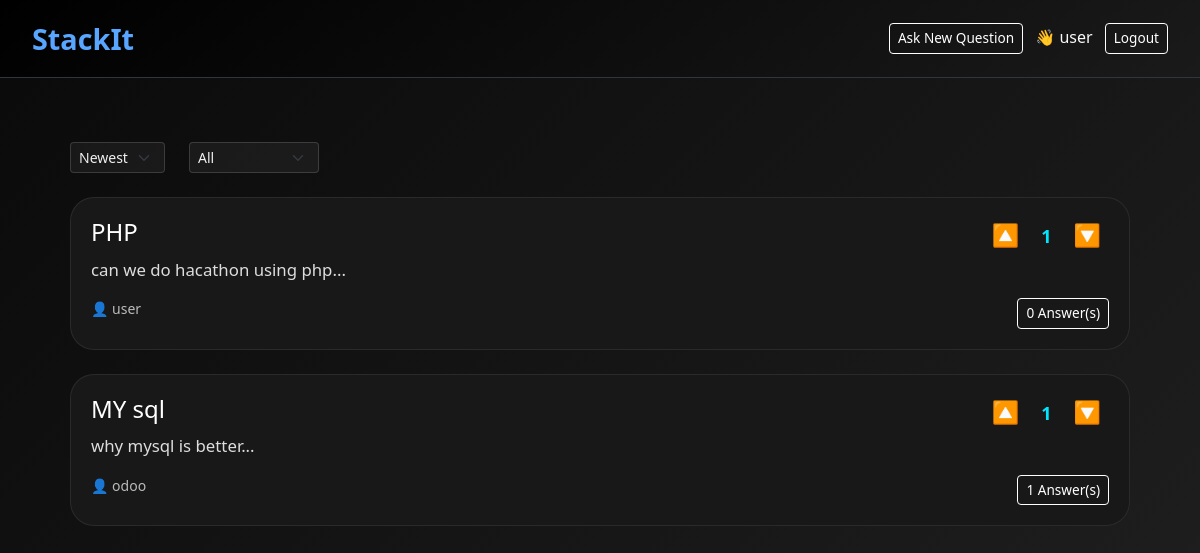
Screenshot of /root/dashboard.php (signed in) with the database file from the repository.
### tables this page shows
CREATE TABLE `questions` (
  `id` int(11) NOT NULL,
  `user_id` int(11) NOT NULL,
  `title` varchar(255) NOT NULL,
  `description` text NOT NULL,
  `created_at` timestamp NOT NULL DEFAULT current_timestamp()
);

CREATE TABLE `users` (
  `user_id` int(11) NOT NULL,
  `username` varchar(100) NOT NULL,
  `email` varchar(100) NOT NULL,
  `password` varchar(255) NOT NULL,
  `role` enum('guest','user','admin') DEFAULT 'user'
);

### root/dashboard.php (the view, shortened to what this page needs)
<?php
require 'config.php';
$loggedIn = isset($_SESSION['user']);
$user_id = $_SESSION['user_id'] ?? null;
$username = $_SESSION['user'] ?? '';
$sort = $_GET['sort'] ?? 'newest';
$filter = $_GET['filter'] ?? 'all';
$orderBy = ($sort === 'oldest') ? 'ASC' : 'DESC';
$filterCondition = ($filter === 'unanswered') ? 'HAVING answer_count = 0' : '';
$stmt = $conn->prepare("
    SELECT q.id, q.title, q.description, q.created_at, u.username,
    (SELECT COUNT(*) FROM answers WHERE question_id = q.id) AS answer_count,
    (SELECT SUM(CASE WHEN vote_type = 'upvote' THEN 1 WHEN vote_type = 'downvote' THEN -1 ELSE 0 END)
     FROM votes WHERE question_id = q.id) AS vote_count
    FROM questions q
    JOIN users u ON q.user_id = u.user_id
    GROUP BY q.id
    $filterCondition
    ORDER BY q.created_at $orderBy
");
$stmt->execute();
$questions = $stmt->fetchAll(PDO::FETCH_ASSOC);
$userVotes = [];
if ($user_id) {
    $stmt = $conn->prepare("SELECT question_id, vote_type FROM votes WHERE user_id = ? AND question_id IS NOT NULL");
    $stmt->execute([$user_id]);
    foreach ($stmt->fetchAll(PDO::FETCH_ASSOC) as $vote) {
        $userVotes[$vote['question_id']] = $vote['vote_type'];
    }
}
?>
<!DOCTYPE html>
<html lang="en">
<head>
  <link href="https://cdn.jsdelivr.net/npm/bootstrap@5.3.0/dist/css/bootstrap.min.css" rel="stylesheet">
</head>
<body>
<nav class="navbar navbar-expand-lg">
  <a class="navbar-brand" href="dashboard.php">StackIt</a>
  <div class="ms-auto">
    <?php if ($loggedIn): ?>
      <a href="ask_question.php" class="btn btn-outline-light btn-sm me-2">Ask New Question</a>
      <span class="text-light me-2">👋 <?= htmlspecialchars($username) ?></span>
      <a href="logout.php" class="btn btn-outline-light btn-sm">Logout</a>
    <?php else: ?>
      <a href="login.php" class="btn btn-outline-light btn-sm me-2">Login</a>
      <a href="register.php" class="btn btn-outline-light btn-sm">Register</a>
    <?php endif; ?>
  </div>
</nav>
<div class="container mt-4">
  <form method="GET" class="d-flex justify-content-start mb-4 flex-wrap gap-3">
    <select name="sort" class="form-select form-select-sm d-inline-block w-auto me-2" onchange="this.form.submit()">
      <option value="newest" <?= $sort === 'newest' ? 'selected' : '' ?>>Newest</option>
    </select>
    <select name="filter" class="form-select form-select-sm d-inline-block w-auto" onchange="this.form.submit()">
      <option value="all" <?= $filter === 'all' ? 'selected' : '' ?>>All</option>
    </select>
  </form>
  <?php foreach ($questions as $q):
    $voteCount = $q['vote_count'] ?? 0;
    $userVote = $userVotes[$q['id']] ?? null;
  ?>
    <div class="card">
      <div class="d-flex justify-content-between">
        <div>
          <h5 class="card-title"><?= htmlspecialchars($q['title']) ?></h5>
          <p class="card-text"><?= nl2br(htmlspecialchars(substr($q['description'], 0, 150))) ?>...</p>
        </div>
        <div class="text-center">
          <form method="POST" action="vote.php" style="display:inline-block;">
            <button type="submit" class="btn-vote <?= $userVote === 'upvote' ? 'upvoted' : '' ?>">🔼</button>
          </form>
          <div class="vote-count <?= $voteCount > 0 ? 'positive' : ($voteCount < 0 ? 'negative' : '') ?>">
            <?= $voteCount ?>
          </div>
          <form method="POST" action="vote.php" style="display:inline-block;">
            <button type="submit" class="btn-vote <?= $userVote === 'downvote' ? 'downvoted' : '' ?>">🔽</button>
          </form>
        </div>
      </div>
      <div class="d-flex justify-content-between mt-3">
        <small class="text-secondary">👤 <?= htmlspecialchars($q['username']) ?></small>
        <a href="view_question.php?id=<?= $q['id'] ?>" class="btn btn-sm btn-outline-light"><?= $q['answer_count'] ?> Answer(s)</a>
      </div>
    </div>
  <?php endforeach; ?>
</div>
</body>
</html>

### root/dashboard.php (style rules this page uses)
body { background: linear-gradient(135deg, #0a0a0a, #1e1e1e); color: #f0f0f0; font-family: "Segoe UI", sans-serif; }
.navbar { background: linear-gradient(145deg, #000, #1a1a1a); border-bottom: 1px solid #30363d; padding: 12px 32px; }
.navbar-brand { font-size: 1.8rem; font-weight: bold; color: #58a6ff !important; }
.container { max-width: 1100px; margin: auto; padding: 40px 20px; }
.form-select { background-color: rgba(255, 255, 255, 0.05); color: #f0f0f0; border: 1px solid rgba(255, 255, 255, 0.15); }
.card { background-color: #181818; border-radius: 24px; padding: 20px; border: 1px solid rgba(255, 255, 255, 0.08); margin-bottom: 24px; transition: 0.3s ease; }
.btn-outline-light { border-color: #fff; color: #fff; }
.btn-vote { background: none; border: none; font-size: 22px; cursor: pointer; padding: 0 8px; color: #bbb; }
.btn-vote.upvoted { color: #00ff99; }
.vote-count { font-weight: bold; font-size: 18px; min-width: 30px; display: inline-block; text-align: center; color: #ddd; }
.vote-count.positive { color: #00e6ff; }
.card-title { font-size: 1.5rem; color: #ffffff; }
.card-text { color: #dddddd; font-size: 1.05rem; margin-top: 10px; }
.text-secondary { color: #bbbbbb !important; }
a.btn-sm { font-size: 0.85rem; }

### rows the page displays
questions: title "PHP", description "can we do hacathon using php", voteCount "1", user.username "user", answer_count "0"
questions: title "MY sql", description "why mysql is better", voteCount "1", user.username "odoo", answer_count "1"

### other values shown
$username "user"
